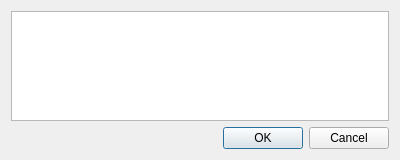
<?xml version="1.0" encoding="UTF-8"?>
<ui version="4.0">
 <class>EditElementDialog</class>
 <widget class="QDialog" name="EditElementDialog">
  <property name="geometry">
   <rect>
    <x>0</x>
    <y>0</y>
    <width>400</width>
    <height>160</height>
   </rect>
  </property>
  <property name="windowTitle">
   <string>Dialog</string>
  </property>
  <layout class="QVBoxLayout" name="verticalLayout">
   <item>
    <widget class="QTextEdit" name="textEdit"/>
   </item>
   <item>
    <widget class="QDialogButtonBox" name="buttonBox">
     <property name="locale">
      <locale language="English" country="UnitedStates"/>
     </property>
     <property name="orientation">
      <enum>Qt::Horizontal</enum>
     </property>
     <property name="standardButtons">
      <set>QDialogButtonBox::Cancel|QDialogButtonBox::Ok</set>
     </property>
    </widget>
   </item>
  </layout>
 </widget>
 <resources/>
 <connections>
  <connection>
   <sender>buttonBox</sender>
   <signal>accepted()</signal>
   <receiver>EditElementDialog</receiver>
   <slot>accept()</slot>
   <hints>
    <hint type="sourcelabel">
     <x>248</x>
     <y>254</y>
    </hint>
    <hint type="destinationlabel">
     <x>157</x>
     <y>274</y>
    </hint>
   </hints>
  </connection>
  <connection>
   <sender>buttonBox</sender>
   <signal>rejected()</signal>
   <receiver>EditElementDialog</receiver>
   <slot>reject()</slot>
   <hints>
    <hint type="sourcelabel">
     <x>316</x>
     <y>260</y>
    </hint>
    <hint type="destinationlabel">
     <x>286</x>
     <y>274</y>
    </hint>
   </hints>
  </connection>
 </connections>
</ui>
